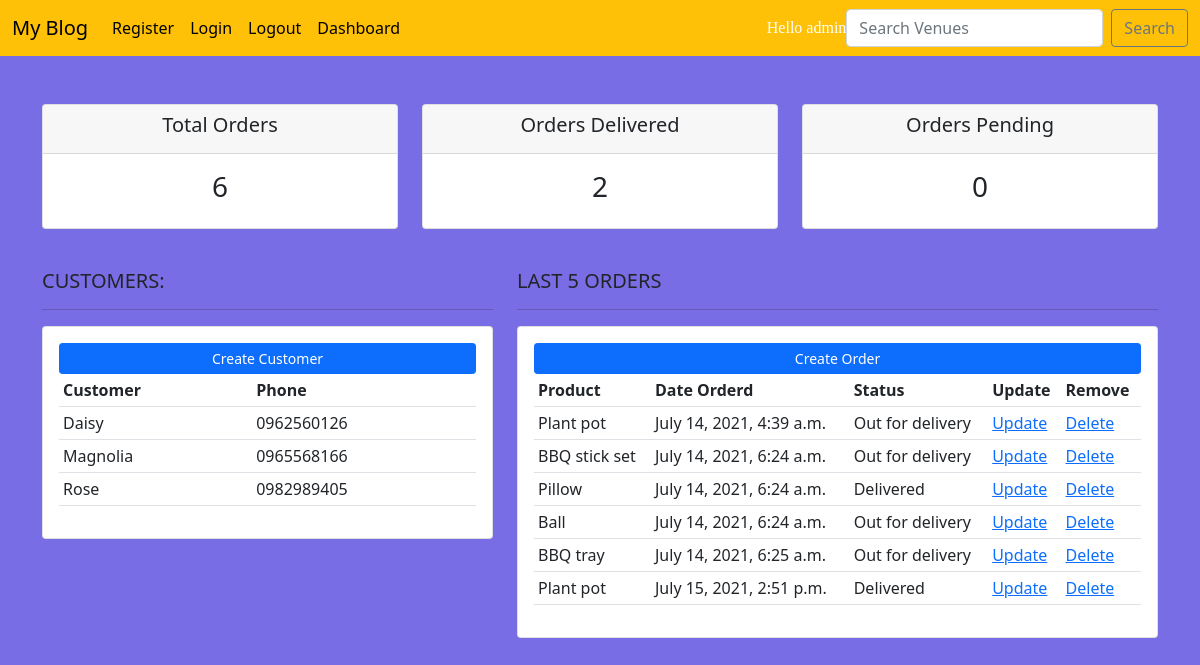
/members/dashboard (signed in), run on the app's committed database.
### authentication/models.py (models this page shows, shortened)
class Customer(models.Model):
    name = models.CharField(max_length=200, null=True)
    phone = models.CharField(max_length=200, null=True)
    email = models.CharField(max_length=200, null=True)
    date_created = models.DateTimeField(auto_now_add=True, null=True)

class Order(models.Model):
	STATUS = (
			('Pending', 'Pending'),
			('Out for delivery', 'Out for delivery'),
			('Delivered', 'Delivered'),
			)
	customer = models.ForeignKey(Customer, null=True, on_delete= models.SET_NULL)
	product = models.ForeignKey(Product, null=True, on_delete= models.SET_NULL)
	date_created = models.DateTimeField(auto_now_add=True, null=True)
	status = models.CharField(max_length=200, null=True, choices=STATUS)

class Product(models.Model):
	CATEGORY = (
			('Indoor', 'Indoor'),
			('Out Door', 'Out Door'),
			)
	name = models.CharField(max_length=200, null=True)
	price = models.FloatField(null=True)
	category = models.CharField(max_length=200, null=True, choices=CATEGORY)
	description = models.CharField(max_length=200, null=True, blank=True)
	date_created = models.DateTimeField(auto_now_add=True, null=True)
	tags = models.ManyToManyField(Tag,related_name='products')
	def __str__(self):
		return self.name

### authentication/views.py (the view)
# urls.py: path('dashboard',dashboard,name='dashboard'),
def dashboard(request):
    customers=Customer.objects.all()
    orders=Order.objects.all()
    total_customers=customers.count()
    total_orders=orders.count()
    delivered=orders.filter(status='Delivered').count()
    pending=orders.filter(status='Pending').count()
    context={'customers':customers,'orders': orders,'total_customers':total_customers,'total_orders':total_orders,'delivered':delivered,
    'pending':pending}
    return render(request,'authentication/dashboard.html',context)

### templates/authentication/dashboard.html
{%  extends 'bases.html' %}
{% block content %}
{% include 'authentication/status.html' %}
<br>
<div class="row">
	<div class="col-md-5">
		<h5>CUSTOMERS:</h5>
		<hr>
		<div class="card card-body">
			<a class="btn btn-primary  btn-sm btn-block" href="">Create Customer</a>
			<table class="table table-sm">
				<tr>
					<th>Customer</th>
					<th>Phone</th>
				</tr>
				{% for customer in customers %}
					<tr>
						<td>{{customer.name}}</td>
						<td>{{customer.phone}}</td>
					</tr>
				{% endfor %}
			</table>
		</div>
	</div>
	<div class="col-md-7">
		<h5>LAST 5 ORDERS</h5>
		<hr>
		<div class="card card-body">
			<a class="btn btn-primary  btn-sm btn-block" href="{% url 'order-form' %}">Create Order</a>
			<table class="table table-sm">
				<tr>
					<th>Product</th>
					<th>Date Orderd</th>
					<th>Status</th>
					<th>Update</th>
					<th>Remove</th>
				</tr>
				{% for order in orders %}
					<tr>
						<td>{{order.product}}</td>
						<td>{{order.date_created}}</td>
						<td>{{order.status}}</td>
						<td><a href="{% url 'order-update' order.id %}">Update</a></td>
						<td><a href="{% url 'order-delete' order.id %}">Delete</a></td>
					</tr>
				{% endfor %}
			</table>
		</div>
	</div>
</div>
{% endblock %}

### templates/navbar.html (shortened to what this page needs)
<nav class="navbar navbar-expand-lg navbar-dark bg-warning">
    <div class="container-fluid">
        <a class="navbar-brand" style="color:black;" href="{% url 'test' %}">My Blog</a>
        <div class="collapse navbar-collapse"  id="navbarSupportedContent">
            <ul class="navbar-nav me-auto mb-2 mb-lg-0" >
                <li class="nav-item-active">
                    <a class="nav-link" style='color:black;' href="{% url 'register' %}">Register</a>
                </li>
                <li class="nav-item">
                    <a class="nav-link" style='color:black;' href="{% url 'login' %}">Login</a>
                </li>
                <li class="nav-item">
                    <a class="nav-link" style='color:black;' href="{% url 'logout' %}">Logout</a>
                </li>
                <li class="nav-item">
                    <a class="nav-link" style='color:black;' href="{% url 'dashboard' %}">Dashboard</a>
                </li>
            </ul>
            <span class="navbar-text" style='color:white; font-family: Georgia;'>
                Hello {{user}}
              </span>
            <form class="d-flex" action="" method='POST'>
                <input class=" form-control me-2 " type="search " placeholder="Search Venues " aria-label="Search " name="searched">
                <button class=" btn btn-outline-secondary " type="submit ">Search</button>
            </form>
        </div>
    </div>
</nav>

### data on the page
Customer: name "Daisy", phone "0962560126"
Customer: name "Magnolia", phone "0965568166"
Customer: name "Rose", phone "0982989405"
Order: product "Plant pot", date_created "July 14, 2021, 4:39 a.m.", status "Out for delivery"
Order: product "BBQ stick set", date_created "July 14, 2021, 6:24 a.m.", status "Out for delivery"
Order: product "Pillow", date_created "July 14, 2021, 6:24 a.m.", status "Delivered"
Order: product "Ball", date_created "July 14, 2021, 6:24 a.m.", status "Out for delivery"
Order: product "BBQ tray", date_created "July 14, 2021, 6:25 a.m.", status "Out for delivery"
Order: product "Plant pot", date_created "July 15, 2021, 2:51 p.m.", status "Delivered"

### other printed values
{{ user }} "admin"
{{ total_orders }} "6"
{{ delivered }} "2"
{{ pending }} "0"
